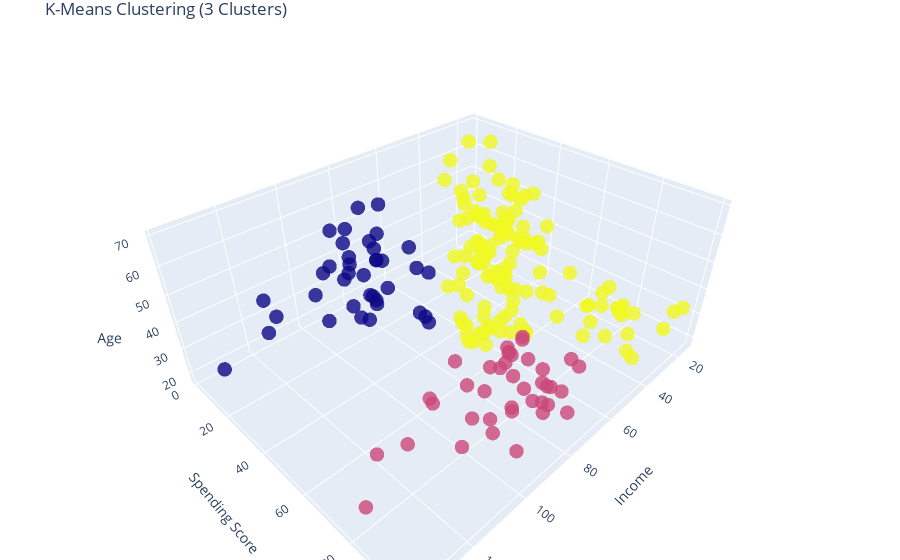

Write notebook code for a chart like this one.
### Markdown cell above
**Завдання 11** 

Зробити візуалізацію кластеризації методу К-середніх на вибраних Вами двох різних кількостях кластерів використовуючи [scatter_3d](https://plotly.com/python/3d-scatter-plots/).

### Code cell
import plotly.graph_objects as go

# Візуалізація кластеризації за допомогою scatter_3d для 3 кластерів
fig = go.Figure(data=[go.Scatter3d(
    x=customer_set['Income'],
    y=customer_set['SpendingScore'],
    z=customer_set['Age'],
    mode='markers',
    marker=dict(color=customer_set['Cluster_3'], size=5, opacity=0.8),
    text=customer_set['Cluster_3'],
    hoverinfo='text'
)])

fig.update_layout(title='K-Means Clustering (3 Clusters)',
                  scene=dict(xaxis_title='Income', yaxis_title='Spending Score', zaxis_title='Age'),
                  margin=dict(l=0, r=0, b=0, t=30))

fig.show()

### Figure 1 — Plotly figure (JSON) as saved in the notebook; plotly's stock layout.template omitted (floating-point values rounded to 4 significant figures; data arrays with more than 128 entries replaced by an {"elided": "..."} marker saying what was removed)
{"data": [{"hoverinfo": "text", "marker": {"color": {"elided": "200 int values"}, "opacity": 0.8, "size": 5}, "mode": "markers", "text": {"elided": "200 int values"}, "type": "scatter3d", "x": {"elided": "200 int values"}, "y": {"elided": "200 int values"}, "z": {"elided": "200 int values"}}], "layout": {"margin": {"b": 0, "l": 0, "r": 0, "t": 30}, "scene": {"xaxis": {"title": {"text": "Income"}}, "yaxis": {"title": {"text": "Spending Score"}}, "zaxis": {"title": {"text": "Age"}}}, "title": {"text": "K-Means Clustering (3 Clusters)"}}}
